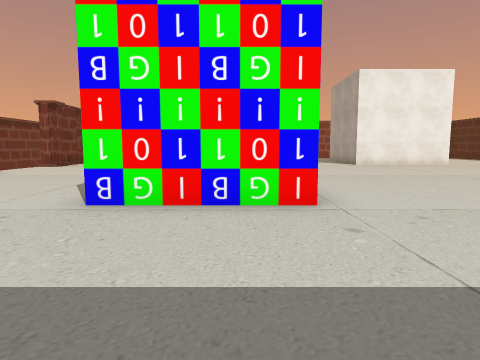
[1] (above)

21 first-person views from a walk through a Unity game level. The camera is 1.5 m above the floor, tilts 6° down and sees 75° across. Doors are open. The floor is counted in squares, 2 m on a side. Each view is taken from the middle of a square. On the plan, view 1 faces up. The plan holds only what a view shows up to about 10 squares ahead; the rest is blank. The place goes on beyond the plan. The player is left out. Some surface patterns are stand-ins.

[2]
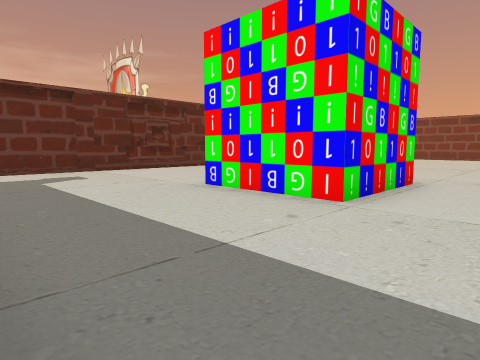

[3]
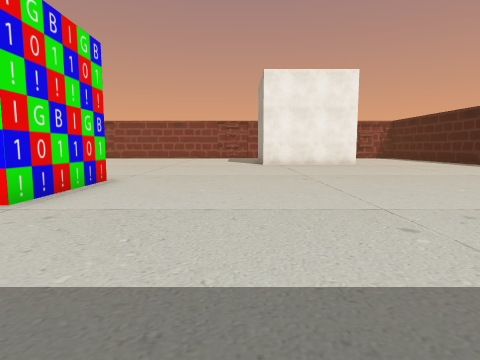

[4]
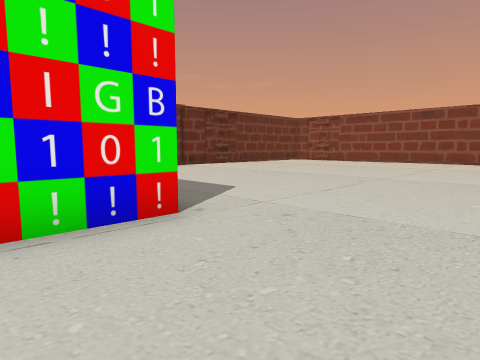

[5]
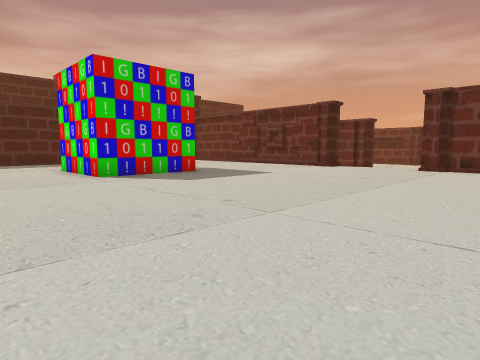

[6]
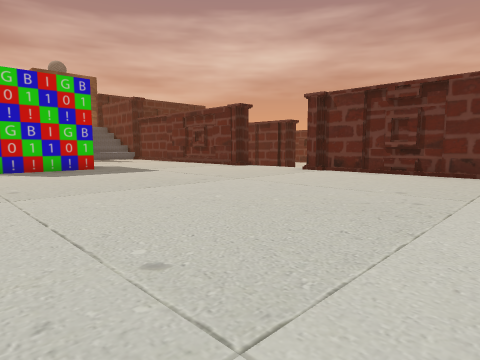

[7]
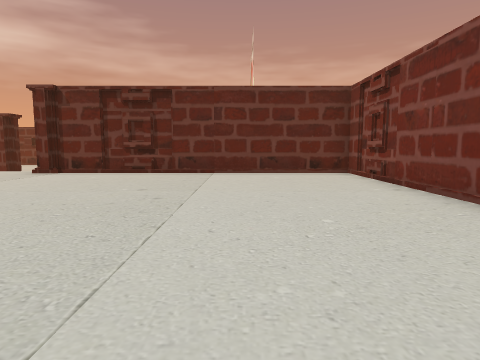

[8]
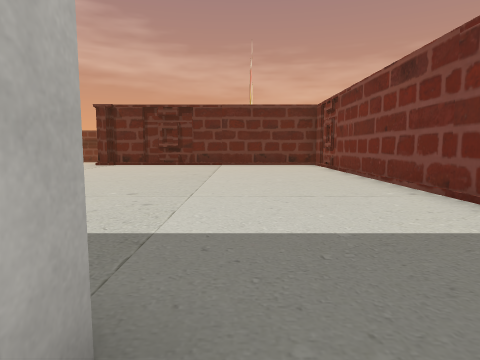

[9]
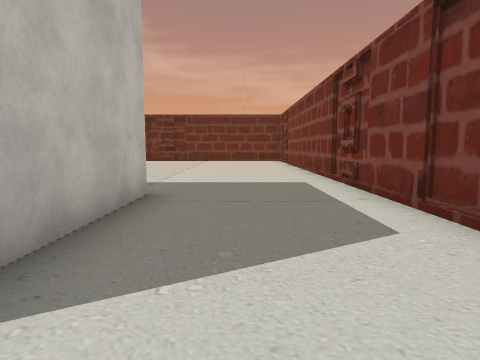

[10]
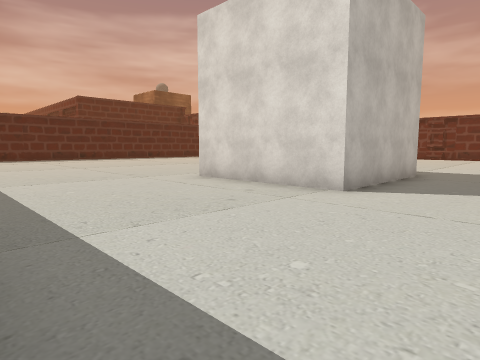

[11]
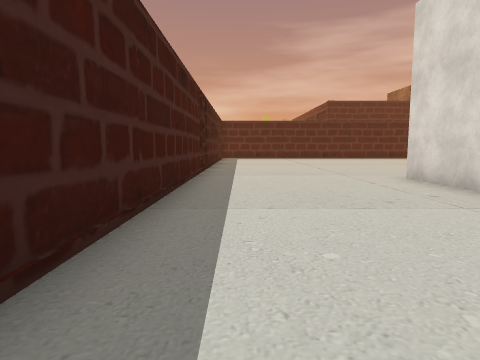

[12]
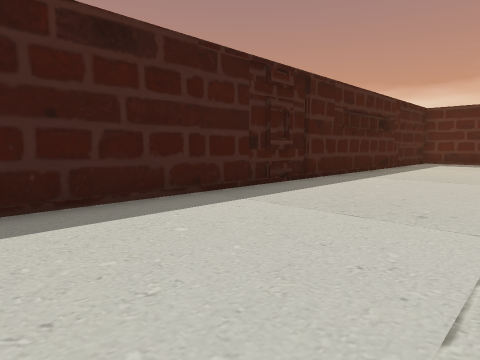

[13]
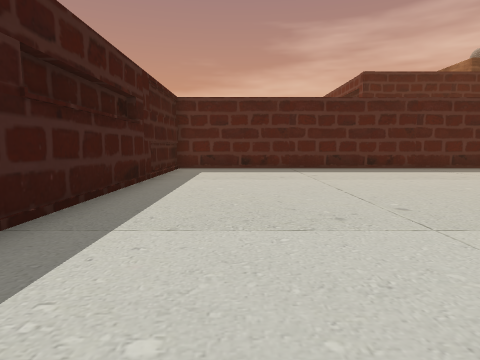

[14]
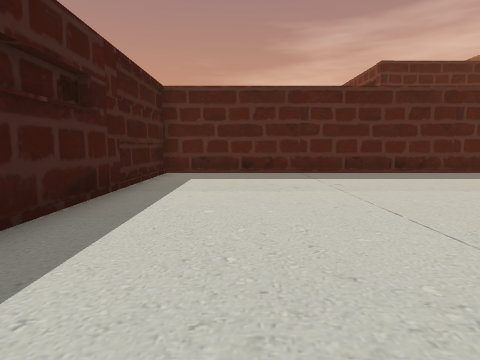

[15]
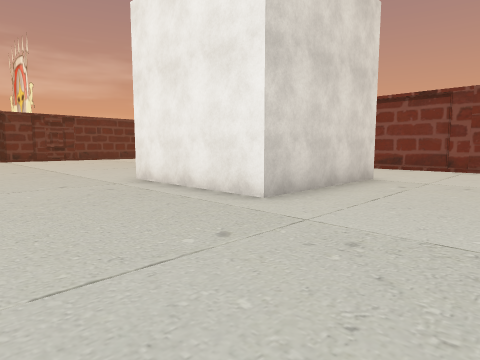

[16]
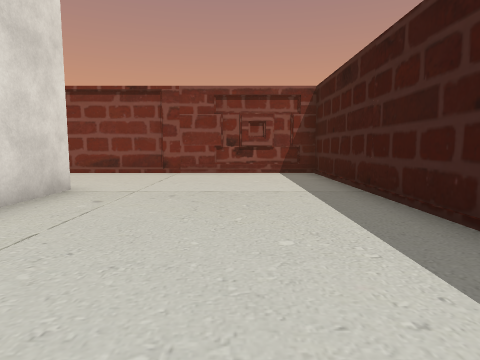

[17]
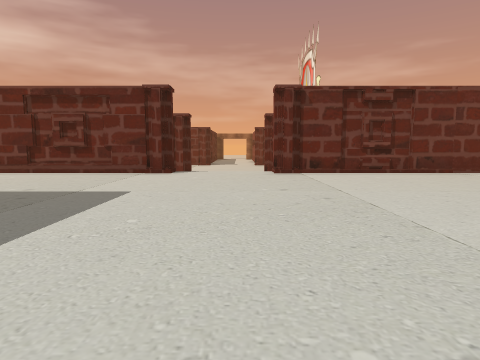

[18]
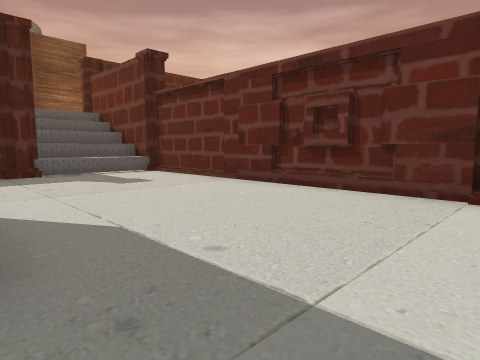

[19]
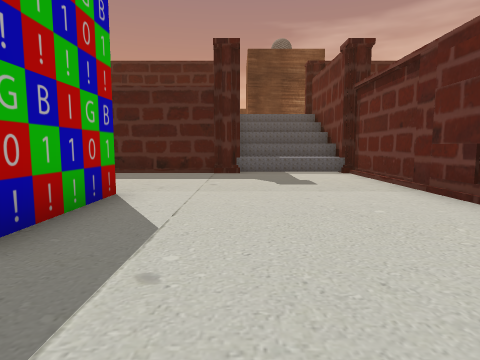

[20]
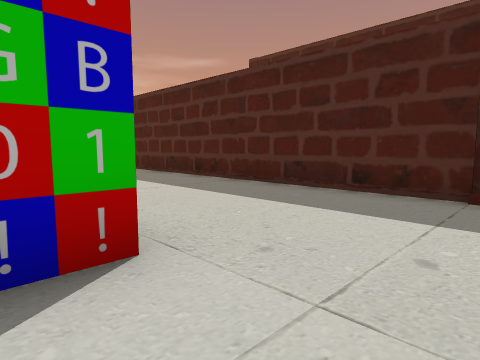

[21]
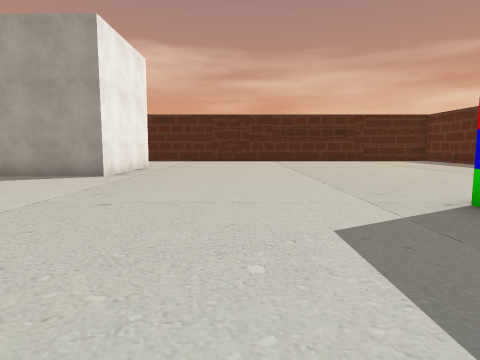

### Floor plan
Key: @ floor where view 1 was taken; # wall or solid block; x gap in a wall; . floor; / step, stairs or slope; v drop or lower ground.
Columns run from 8 left of view 1 to 15 right of it. Each row starts with its distance up from view 1.
 22  ######################
 21 #.////////////////////.#
 20 #/..................../#
 19 #/..................../#
 18 #/..................../#
 17 #/...........#####..../#
 16 #/...........#   #..../#
 15 #/...........#   #..../#
 14 #/...........#####..../#
 13  #..................../#
 12 x...................../#
 11 v...................../#
 10 v...................../#
  9 v#..................../#
  8 #/..................../#
  7 #/....####............/#
  6 #/....#  #............/#
  5 #/....#  #............/#
  4 #/....####............/#
  3 #/..................../#
  2 #/..................../#
  1 #/..................../#
  0 #...////@/////////////.#
 -1  ######################

Where each view was taken, in squares from view 1:
view 1: 0 up, 0 right, facing up
view 2: 0 up, 3 right, facing up-left
view 3: 0 up, 4 right, facing up
view 4: 5 up, 4 right, facing up-left
view 5: 15 up, 4 right, facing down-left
view 6: 18 up, 2 right, facing down-left
view 7: 18 up, 2 right, facing left
view 8: 18 up, 6 right, facing left
view 9: 19 up, 10 right, facing left
view 10: 20 up, 14 right, facing down-left
view 11: 21 up, 13 right, facing down
view 12: 16 up, 10 right, facing down-right
view 13: 11 up, 12 right, facing down
view 14: 9 up, 12 right, facing down
view 15: 10 up, 12 right, facing up-left
view 16: 12 up, 12 right, facing up
view 17: 11 up, 2 right, facing left
view 18: 9 up, 2 left, facing down-left
view 19: 9 up, 4 left, facing down
view 20: 5 up, 4 left, facing down-right
view 21: 10 up, 3 left, facing right
